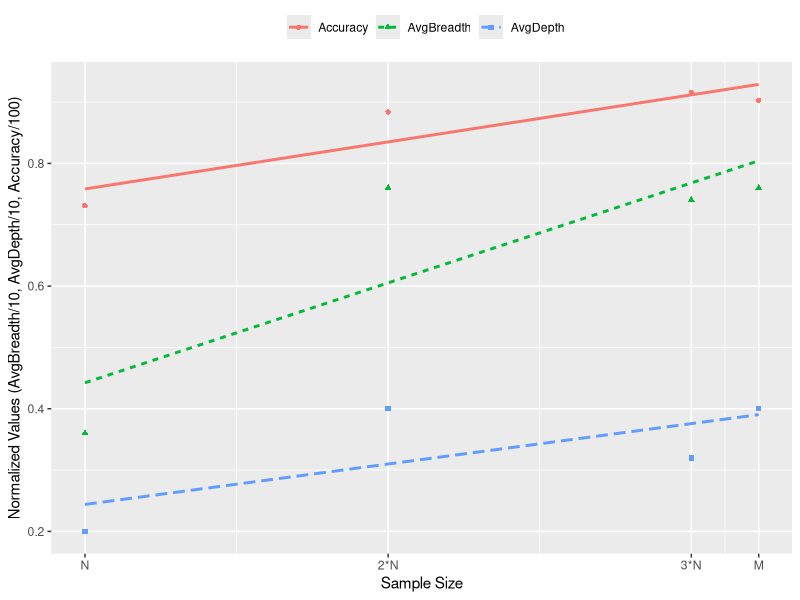
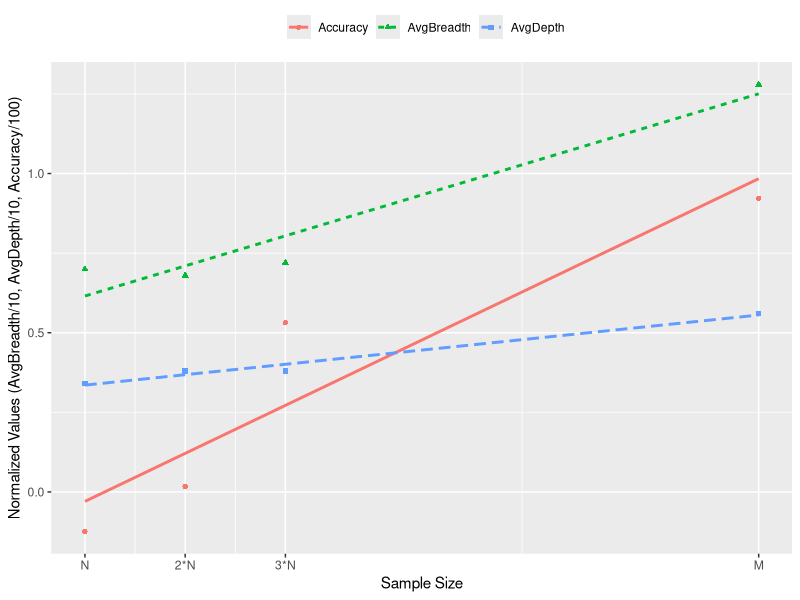
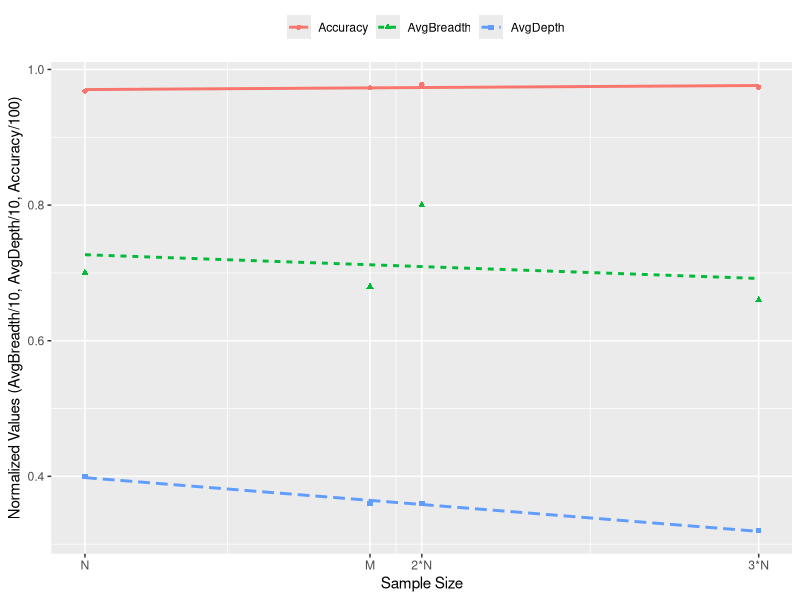
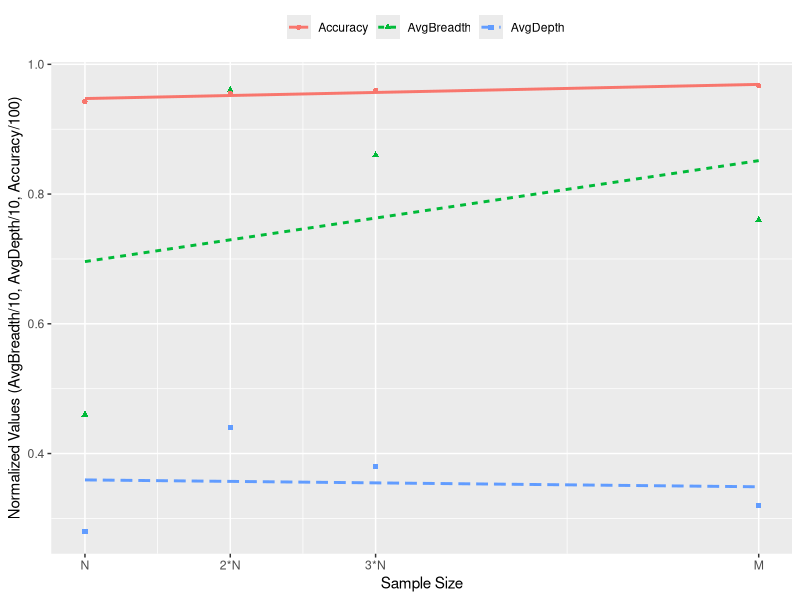
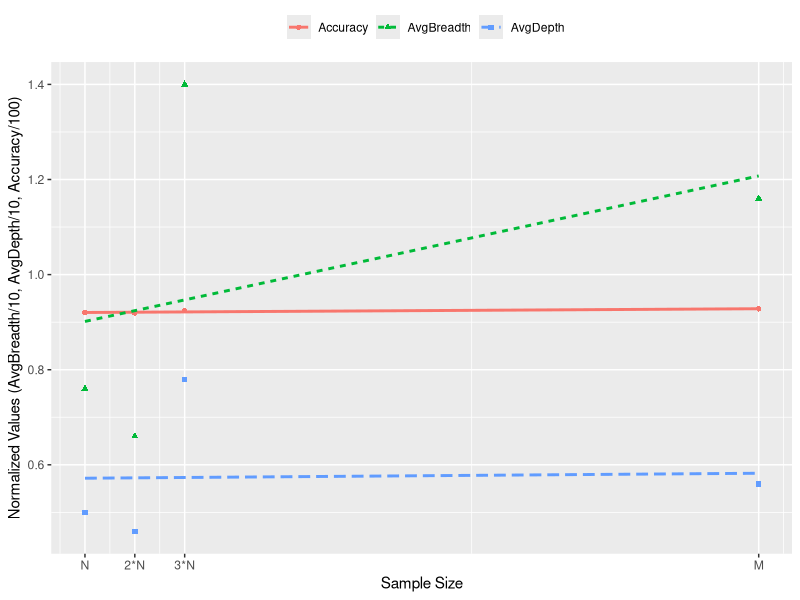
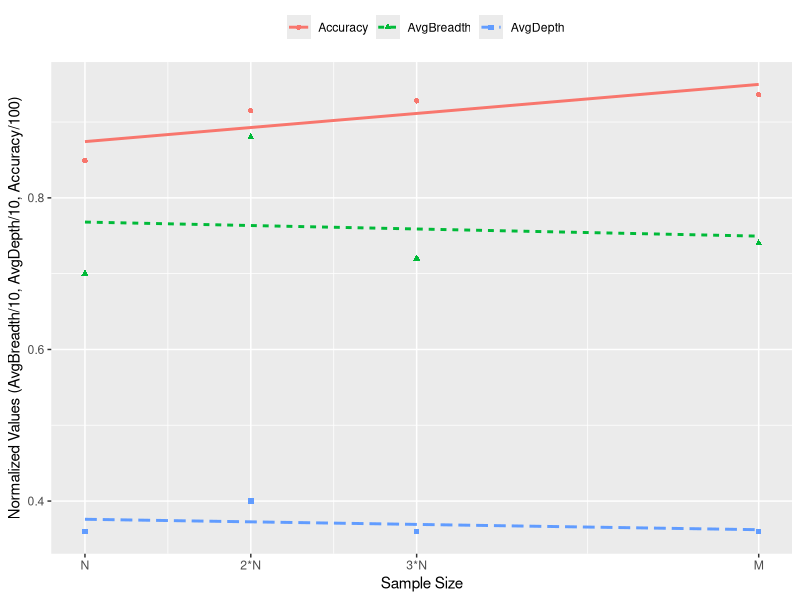

Write R code to recreate these figures, in order.
library(ggplot2)

## Apache

ds <- read.csv("./ApacheCartComplexityNormalized.csv", header = TRUE, sep = ",")

p <- ggplot(data=ds, aes(x=SampleSize, y=NormalizedValue, colour = factor(Kind), shape = factor(Kind), linetype=factor(Kind)))

p1<- p + geom_point() + stat_smooth(method="lm", se=FALSE)

p1<- p1 + scale_x_continuous(breaks=c(9, 18, 27, 29), labels=c("N", "2*N", "3*N", "M"))+ labs(colour="", shape="", linetype="") + theme(legend.position="top", legend.direction="horizontal") + xlab("Sample Size") + ylab("Normalized Values (AvgBreadth/10, AvgDepth/10, Accuracy/100)") 

ggsave("ApacheCartComplexityNormalizedVis.pdf")

## BDBC

ds <- read.csv("./BDBCCartComplexityNormalized.csv", header = TRUE, sep = ",")

p <- ggplot(data=ds, aes(x=SampleSize, y=NormalizedValue, colour = factor(Kind), shape = factor(Kind), linetype=factor(Kind)))

p1<- p + geom_point() + stat_smooth(method="lm", se=FALSE)

p1<- p1 + scale_x_continuous(breaks=c(18, 36, 54, 139), labels=c("N", "2*N", "3*N", "M")) + labs(colour="", shape="", linetype="") + theme(legend.position="top", legend.direction="horizontal") + xlab("Sample Size") + ylab("Normalized Values (AvgBreadth/10, AvgDepth/10, Accuracy/100)") 

ggsave("BDBCCartComplexityNormalizedVis.pdf")

## BDBJ

ds <- read.csv("./BDBJCartComplexityNormalized.csv", header = TRUE, sep = ",")

p <- ggplot(data=ds, aes(x=SampleSize, y=NormalizedValue, colour = factor(Kind), shape = factor(Kind), linetype=factor(Kind)))

p1<- p + geom_point() + stat_smooth(method="lm", se=FALSE)

p1<- p1 + scale_x_continuous(breaks=c(26, 48, 52, 78), labels=c("N", "M", "2*N", "3*N")) + labs(colour="", shape="", linetype="") + theme(legend.position="top", legend.direction="horizontal") + xlab("Sample Size") + ylab("Normalized Values (AvgBreadth/10, AvgDepth/10, Accuracy/100)") 

ggsave("BDBJCartComplexityNormalizedVis.pdf")

## LLVM

ds <- read.csv("./LLVMCartComplexityNormalized.csv", header = TRUE, sep = ",")

p <- ggplot(data=ds, aes(x=SampleSize, y=NormalizedValue, colour = factor(Kind), shape = factor(Kind), linetype=factor(Kind)))

p1<- p + geom_point() + stat_smooth(method="lm", se=FALSE)

p1<- p1 + scale_x_continuous(breaks=c(11,22,33,62), labels=c("N", "2*N", "3*N", "M")) + labs(colour="", shape="", linetype="") + theme(legend.position="top", legend.direction="horizontal") + xlab("Sample Size") + ylab("Normalized Values (AvgBreadth/10, AvgDepth/10, Accuracy/100)") 

ggsave("LLVMCartComplexityNormalizedVis.pdf")

## SQL

ds <- read.csv("./SQLCartComplexityNormalized.csv", header = TRUE, sep = ",")

p <- ggplot(data=ds, aes(x=SampleSize, y=NormalizedValue, colour = factor(Kind), shape = factor(Kind), linetype=factor(Kind)))

p1<- p + geom_point() + stat_smooth(method="lm", se=FALSE)

p1<- p1 + scale_x_continuous(breaks=c(39,78,117,566), labels=c("N", "2*N", "3*N", "M")) + labs(colour="", shape="", linetype="") + theme(legend.position="top", legend.direction="horizontal") + xlab("Sample Size") + ylab("Normalized Values (AvgBreadth/10, AvgDepth/10, Accuracy/100)")  

ggsave("SQLCartComplexityNormalizedVis.pdf")


## X264

ds <- read.csv("./X264CartComplexityNormalized.csv", header = TRUE, sep = ",")

p <- ggplot(data=ds, aes(x=SampleSize, y=NormalizedValue, colour = factor(Kind), shape = factor(Kind), linetype=factor(Kind)))

p1<- p + geom_point() + stat_smooth(method="lm", se=FALSE)

p1<- p1 + scale_x_continuous(breaks=c(16,32,48,81), labels=c("N", "2*N", "3*N", "M")) + labs(colour="", shape="", linetype="") + theme(legend.position="top", legend.direction="horizontal") + xlab("Sample Size") + ylab("Normalized Values (AvgBreadth/10, AvgDepth/10, Accuracy/100)")  

ggsave("X264CartComplexityNormalizedVis.pdf")